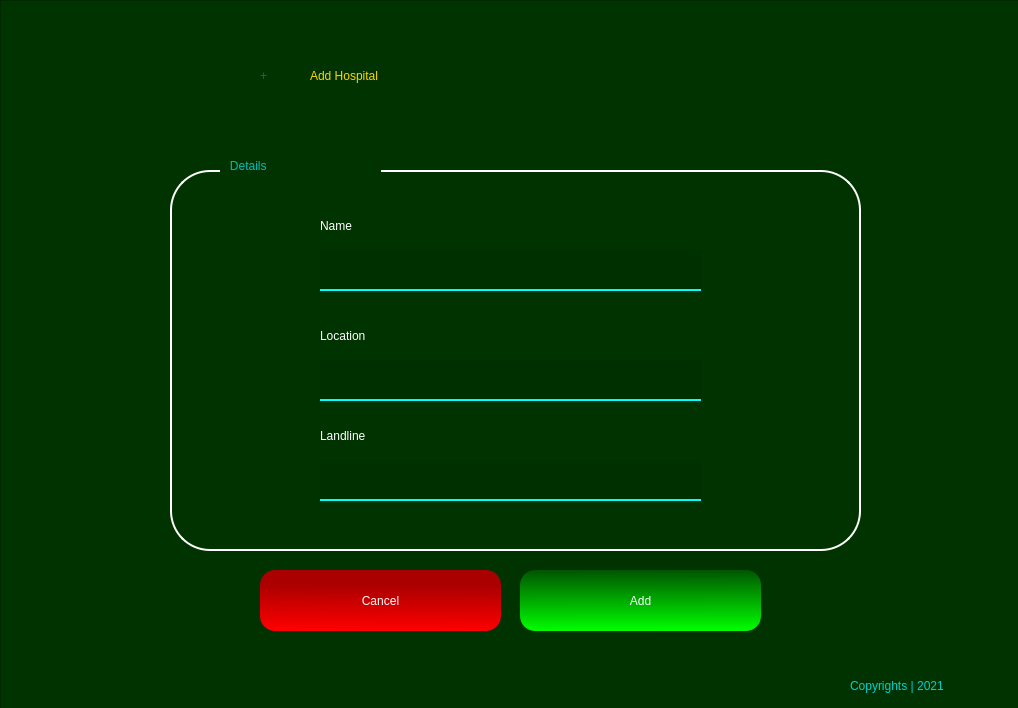
<?xml version="1.0" encoding="UTF-8"?>
<ui version="4.0">
 <class>Form</class>
 <widget class="QWidget" name="Form">
  <property name="geometry">
   <rect>
    <x>0</x>
    <y>0</y>
    <width>1018</width>
    <height>708</height>
   </rect>
  </property>
  <property name="windowTitle">
   <string>Form</string>
  </property>
  <widget class="QFrame" name="frame">
   <property name="geometry">
    <rect>
     <x>0</x>
     <y>0</y>
     <width>1022</width>
     <height>713</height>
    </rect>
   </property>
   <property name="styleSheet">
    <string notr="true">QFrame{

background-color: rgb(0, 51, 0);
color: rgb(0,255,0);

}
</string>
   </property>
   <property name="frameShape">
    <enum>QFrame::StyledPanel</enum>
   </property>
   <property name="frameShadow">
    <enum>QFrame::Raised</enum>
   </property>
   <widget class="QLabel" name="label_5">
    <property name="geometry">
     <rect>
      <x>310</x>
      <y>50</y>
      <width>451</width>
      <height>51</height>
     </rect>
    </property>
    <property name="styleSheet">
     <string notr="true">font: 87 36pt &quot;Arial Black&quot;;
color: rgb(255, 213, 0);</string>
    </property>
    <property name="text">
     <string>Add Hospital</string>
    </property>
   </widget>
   <widget class="QLabel" name="label_7">
    <property name="geometry">
     <rect>
      <x>30</x>
      <y>630</y>
      <width>71</width>
      <height>61</height>
     </rect>
    </property>
    <property name="styleSheet">
     <string notr="true">background-image: url(:/newPrefix/—Pngtree—red and black logo_5517319.png);</string>
    </property>
    <property name="text">
     <string/>
    </property>
    <property name="pixmap">
     <pixmap resource="mainLogo.qrc">:/newPrefix/—Pngtree—red and black logo_5517319.png</pixmap>
    </property>
    <property name="scaledContents">
     <bool>true</bool>
    </property>
   </widget>
   <widget class="QLabel" name="label_8">
    <property name="geometry">
     <rect>
      <x>850</x>
      <y>670</y>
      <width>161</width>
      <height>31</height>
     </rect>
    </property>
    <property name="styleSheet">
     <string notr="true">font: 25 12pt &quot;Bahnschrift Light&quot;;
color: rgb(0, 208, 208);</string>
    </property>
    <property name="text">
     <string>Copyrights | 2021</string>
    </property>
   </widget>
   <widget class="QLabel" name="label_9">
    <property name="geometry">
     <rect>
      <x>260</x>
      <y>50</y>
      <width>41</width>
      <height>51</height>
     </rect>
    </property>
    <property name="styleSheet">
     <string notr="true">font: 87 36pt &quot;Arial Black&quot;;
color: rgb(255,0,0);</string>
    </property>
    <property name="text">
     <string>+</string>
    </property>
   </widget>
   <widget class="QFrame" name="frame_2">
    <property name="geometry">
     <rect>
      <x>170</x>
      <y>170</y>
      <width>691</width>
      <height>381</height>
     </rect>
    </property>
    <property name="styleSheet">
     <string notr="true">border: 2px solid #FFF;
border-radius: 40px;</string>
    </property>
    <property name="frameShape">
     <enum>QFrame::StyledPanel</enum>
    </property>
    <property name="frameShadow">
     <enum>QFrame::Raised</enum>
    </property>
    <widget class="QLabel" name="label">
     <property name="geometry">
      <rect>
       <x>150</x>
       <y>40</y>
       <width>191</width>
       <height>31</height>
      </rect>
     </property>
     <property name="styleSheet">
      <string notr="true">border: none;
font: 16pt &quot;Myanmar Text&quot;;
color: rgb(255, 255, 255);</string>
     </property>
     <property name="text">
      <string>Name </string>
     </property>
    </widget>
    <widget class="QLineEdit" name="nameTxt">
     <property name="geometry">
      <rect>
       <x>150</x>
       <y>80</y>
       <width>381</width>
       <height>41</height>
      </rect>
     </property>
     <property name="styleSheet">
      <string notr="true">QLineEdit{
border-bottom: 2px solid rgb(0, 255, 255);
background-color:rgb(0, 48, 0);
border-top:none;
border-left:none;
border-right:none;
}

QLineEdit:hover{

border-bottom: 2px solid rgb(0, 255, 0);

}

QLineEdit:focus{

border-bottom: 2px solid rgb(0, 0, 0);

}
</string>
     </property>
    </widget>
    <widget class="QLineEdit" name="locationTxt">
     <property name="geometry">
      <rect>
       <x>150</x>
       <y>190</y>
       <width>381</width>
       <height>41</height>
      </rect>
     </property>
     <property name="styleSheet">
      <string notr="true">QLineEdit{
border-bottom: 2px solid rgb(0, 255, 255);
background-color:rgb(0, 48, 0);
border-top:none;
border-left:none;
border-right:none;
}

QLineEdit:hover{

border-bottom: 2px solid rgb(0, 255, 0);

}

QLineEdit:focus{

border-bottom: 2px solid rgb(0, 0, 0);

}
</string>
     </property>
    </widget>
    <widget class="QLabel" name="label_2">
     <property name="geometry">
      <rect>
       <x>150</x>
       <y>150</y>
       <width>191</width>
       <height>31</height>
      </rect>
     </property>
     <property name="styleSheet">
      <string notr="true">border: none;
font: 16pt &quot;Myanmar Text&quot;;
color: rgb(255, 255, 255);</string>
     </property>
     <property name="text">
      <string>Location</string>
     </property>
    </widget>
    <widget class="QLineEdit" name="landlineTxt">
     <property name="geometry">
      <rect>
       <x>150</x>
       <y>290</y>
       <width>381</width>
       <height>41</height>
      </rect>
     </property>
     <property name="styleSheet">
      <string notr="true">QLineEdit{
border-bottom: 2px solid rgb(0, 255, 255);
background-color:rgb(0, 48, 0);
border-top:none;
border-left:none;
border-right:none;
}

QLineEdit:hover{

border-bottom: 2px solid rgb(0, 255, 0);

}

QLineEdit:focus{

border-bottom: 2px solid rgb(0, 0, 0);

}
</string>
     </property>
    </widget>
    <widget class="QLabel" name="label_3">
     <property name="geometry">
      <rect>
       <x>150</x>
       <y>250</y>
       <width>191</width>
       <height>31</height>
      </rect>
     </property>
     <property name="styleSheet">
      <string notr="true">border: none;
font: 16pt &quot;Myanmar Text&quot;;
color: rgb(255, 255, 255);</string>
     </property>
     <property name="text">
      <string>Landline</string>
     </property>
    </widget>
   </widget>
   <widget class="QLabel" name="label_10">
    <property name="geometry">
     <rect>
      <x>220</x>
      <y>140</y>
      <width>161</width>
      <height>51</height>
     </rect>
    </property>
    <property name="styleSheet">
     <string notr="true">font: 25 20pt &quot;Bahnschrift Light&quot;;
color: rgb(0, 189, 189);
border:none;</string>
    </property>
    <property name="text">
     <string>   Details</string>
    </property>
   </widget>
   <widget class="QPushButton" name="addBtn">
    <property name="geometry">
     <rect>
      <x>520</x>
      <y>570</y>
      <width>241</width>
      <height>61</height>
     </rect>
    </property>
    <property name="styleSheet">
     <string notr="true">QPushButton{
background-color: qlineargradient(spread:pad, x1:0.498, y1:0, x2:0.507, y2:1, stop:0 rgba(0, 85, 0, 255), stop:1 rgba(0, 255, 0, 255));
border-radius:15px;
color: #FFF;
	font: 75 14pt &quot;Microsoft PhagsPa&quot;;

}

QPushButton:hover{

	background-color: rgb(0, 118, 0);
}</string>
    </property>
    <property name="text">
     <string>Add</string>
    </property>
   </widget>
   <widget class="QPushButton" name="cancelBtn">
    <property name="geometry">
     <rect>
      <x>260</x>
      <y>570</y>
      <width>241</width>
      <height>61</height>
     </rect>
    </property>
    <property name="styleSheet">
     <string notr="true">QPushButton{
background-color: qlineargradient(spread:pad, x1:0.512, y1:0.238636, x2:0.493, y2:1, stop:0 rgba(170, 0, 0, 255), stop:1 rgba(255, 0, 0, 255));
border-radius:15px;
color: #FFF;
	font: 75 14pt &quot;Microsoft PhagsPa&quot;;

}

QPushButton:hover{

	background-color: rgb(138, 0, 0);
}</string>
    </property>
    <property name="text">
     <string>Cancel</string>
    </property>
   </widget>
  </widget>
 </widget>
 <resources>
  <include location="mainLogo.qrc"/>
  <include location="C:/WINDOWS/system32/mainLogo.qrc"/>
 </resources>
 <connections/>
</ui>
